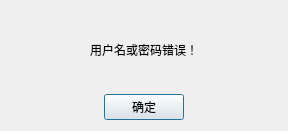
<?xml version="1.0" encoding="UTF-8"?>
<ui version="4.0">
 <class>Dialog</class>
 <widget class="QDialog" name="Dialog">
  <property name="geometry">
   <rect>
    <x>0</x>
    <y>0</y>
    <width>288</width>
    <height>131</height>
   </rect>
  </property>
  <property name="windowTitle">
   <string>消息</string>
  </property>
  <layout class="QVBoxLayout" name="verticalLayout_3">
   <item>
    <layout class="QVBoxLayout" name="verticalLayout">
     <item alignment="Qt::AlignHCenter">
      <widget class="QLabel" name="label">
       <property name="text">
        <string>用户名或密码错误！</string>
       </property>
      </widget>
     </item>
    </layout>
   </item>
   <item>
    <layout class="QVBoxLayout" name="verticalLayout_2">
     <item alignment="Qt::AlignHCenter">
      <widget class="QPushButton" name="pushButton">
       <property name="sizePolicy">
        <sizepolicy hsizetype="Fixed" vsizetype="Fixed">
         <horstretch>0</horstretch>
         <verstretch>0</verstretch>
        </sizepolicy>
       </property>
       <property name="text">
        <string>确定</string>
       </property>
      </widget>
     </item>
    </layout>
   </item>
  </layout>
 </widget>
 <resources/>
 <connections>
  <connection>
   <sender>pushButton</sender>
   <signal>clicked()</signal>
   <receiver>Dialog</receiver>
   <slot>close()</slot>
   <hints>
    <hint type="sourcelabel">
     <x>150</x>
     <y>95</y>
    </hint>
    <hint type="destinationlabel">
     <x>213</x>
     <y>95</y>
    </hint>
   </hints>
  </connection>
 </connections>
</ui>
